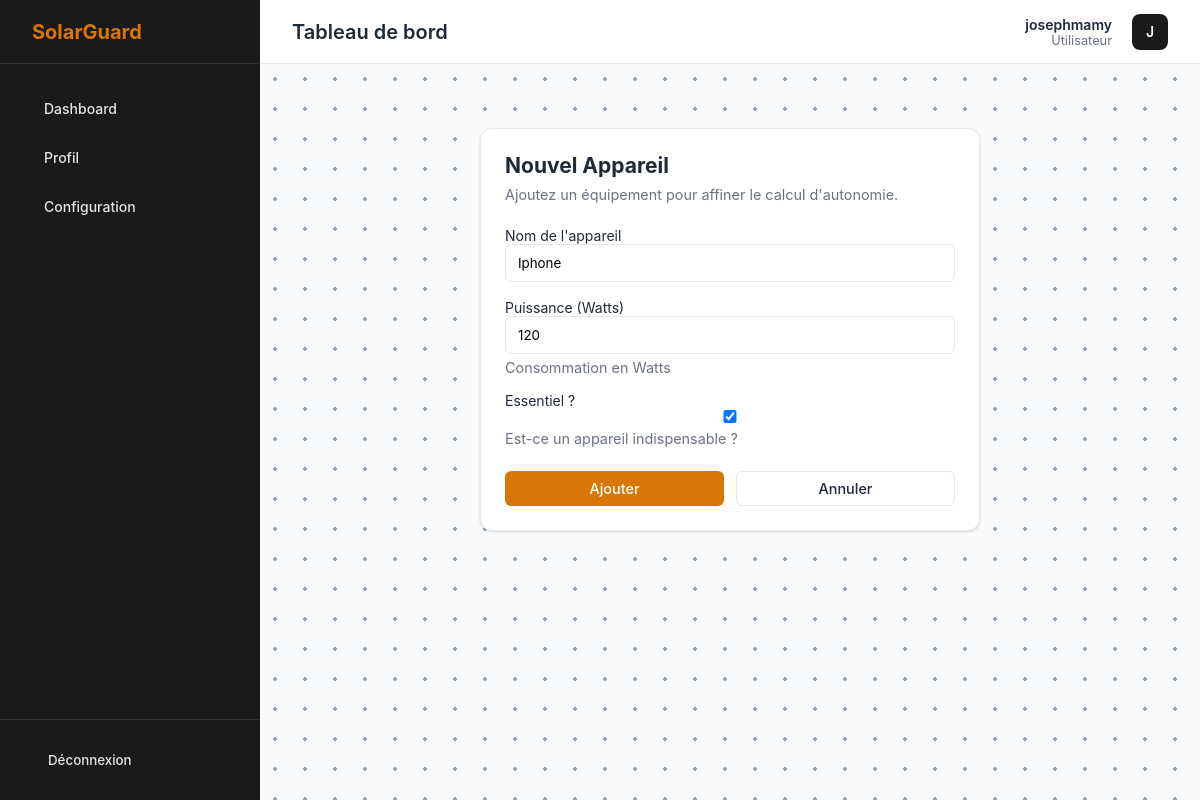
The app's page /appliance/1/edit/ (signed in) with its own data.
### core/models.py (models this page shows, shortened)
class Appliance(models.Model):
    user = models.ForeignKey(User, on_delete=models.CASCADE, related_name='appliances')
    name = models.CharField(max_length=100)
    power_w = models.IntegerField(help_text="Consommation en Watts")
    is_essential = models.BooleanField(default=False, help_text="Est-ce un appareil indispensable ?")

### core/views.py (the view)
# urls.py: path('appliance/<int:pk>/edit/', views.edit_appliance, name='edit_appliance'),
@login_required
def edit_appliance(request, pk):
    appliance = get_object_or_404(Appliance, pk=pk, user=request.user)
    if request.method == 'POST':
        form = ApplianceForm(request.POST, instance=appliance)
        if form.is_valid():
            form.save()
            return redirect('dashboard')
    else:
        form = ApplianceForm(instance=appliance)
    return render(request, 'core/add_appliance.html', {'form': form})

### core/forms.py
class ApplianceForm(forms.ModelForm):
    class Meta:
        model = Appliance
        fields = ['name', 'power_w', 'is_essential']
        labels = {
            'name': 'Nom de l\'appareil',
            'power_w': 'Puissance (Watts)',
            'is_essential': 'Essentiel ?',
        }

### core/templates/core/add_appliance.html (shortened to what this page needs)
{% extends 'base.html' %}
{% block content %}
<div class="card" style="max-width: 500px; margin: 2rem auto;">
    <h2 style="margin-bottom: 8px;">Nouvel Appareil</h2>
    <p class="text-muted" style="margin-bottom: 24px;">Ajoutez un équipement pour affiner le calcul d'autonomie.</p>
    <form method="post">
        {% for field in form %}
        <div style="margin-bottom: 16px;">
            <label for="{{ field.id_for_label }}">{{ field.label }}</label>
            {{ field }}
            {% if field.help_text %}
            <small class="text-muted" style="display: block; margin-top: 4px;">{{ field.help_text }}</small>
            {% endif %}
        </div>
        {% endfor %}
        <div style="display: flex; gap: 12px; margin-top: 24px;">
            <button type="submit" class="btn btn-primary" style="flex: 1;">Ajouter</button>
            <a href="{% url 'dashboard' %}" class="btn btn-outline" style="flex: 1;">Annuler</a>
        </div>
    </form>
</div>
{% endblock %}

### templates/base.html (shortened to what this page needs)
{% load static %}
<!DOCTYPE html>
<html lang="fr">
<head>
    <link href="{% static 'css/style.css' %}" rel="stylesheet">
</head>
<body>
    <div class="d-flex">
        {% block sidebar %}
        {% if user.is_authenticated %}
        <aside class="sidebar" id="sidebar">
            <div class="sidebar-logo" style="position: relative;">
                 SolarGuard
            </div>
            <ul class="sidebar-menu">
                <li>
                    <a href="{% url 'dashboard' %}"
                        class="sidebar-link {% if request.resolver_match.url_name == 'dashboard' %}active{% endif %}">
                         Dashboard
                    </a>
                </li>
                <li>
                    <a href="{% url 'profile' %}"
                        class="sidebar-link {% if request.resolver_match.url_name == 'profile' %}active{% endif %}">
                         Profil
                    </a>
                </li>
                <li>
                    <a href="{% url 'setup_system' %}"
                        class="sidebar-link {% if request.resolver_match.url_name == 'setup_system' %}active{% endif %}">
                         Configuration
                    </a>
                </li>
            </ul>
            <div class="sidebar-footer">
                <form action="{% url 'logout' %}" method="post">
                    <button type="submit" class="sidebar-link"
                        style="background:none; border:none; width:100%; cursor:pointer;">
                         Déconnexion
                    </button>
                </form>
            </div>
        </aside>
        {% endif %}
        {% endblock %}
        <div class="main-wrapper" {% if not user.is_authenticated %}style="margin-left:0; width:100%;" {% endif %}>
            {% if user.is_authenticated %}
            <header class="topbar">
                <div style="display:flex; align-items:center; gap:16px;">
                    <div class="page-title">{% block page_title %}Tableau de bord{% endblock %}</div>
                </div>
                <div class="user-menu">
                    <div style="text-align:right; margin-right:8px;">
                        <div style="font-weight:600;">{{ user.username }}</div>
                        <div style="font-size:0.8rem; color:var(--text-muted);">Utilisateur</div>
                    </div>
                    <div class="user-avatar">
                        {{ user.username|make_list|first|upper }}
                    </div>
                </div>
            </header>
            {% endif %}
            <div class="content-area">
                {% block content %}{% endblock %}
            </div>
        </div>
    </div>
</body>
</html>

### static/css/style.css (style rules this page uses)
:root { --primary: #d97706; --primary-bg: #fff7ed; --primary-hover: #b45309; --sidebar-bg: #1a1a1a; --sidebar-text: #e5e5e5; --sidebar-active: #d97706; --bg: #f3f4f6; --card-bg: #ffffff; --text: #1f2937; --text-muted: #6b7280; --border: #e5e7eb; --success: #15803d; --warning: #a16207; --danger: #dc2626; --font-family: 'Inter', -apple-system, BlinkMacSystemFont, "Segoe UI", Roboto, sans-serif; }
* { margin: 0; padding: 0; box-sizing: border-box; font-family: var(--font-family); }
body { background-color: var(--bg); color: var(--text); min-height: 100vh; display: flex; font-size: 14px; }
.d-flex { display: flex; width: 100%; min-height: 100vh; }
.sidebar { width: 260px; background-color: var(--sidebar-bg); color: var(--sidebar-text); display: flex; flex-direction: column; position: fixed; height: 100vh; left: 0; top: 0; z-index: 1000; }
.sidebar-logo { height: 64px; display: flex; align-items: center; padding: 0 24px; font-size: 1.25rem; font-weight: 700; color: var(--primary); border-bottom: 1px solid rgba(255, 255, 255, 0.1); }
.sidebar-menu { flex: 1; padding: 24px 16px; list-style: none; display: flex; flex-direction: column; gap: 8px; }
.sidebar-link { display: flex; align-items: center; gap: 12px; padding: 12px 16px; color: var(--sidebar-text); text-decoration: none; border-radius: 8px; font-weight: 500; transition: all 0.2s; }
.sidebar-footer { padding: 20px; border-top: 1px solid rgba(255, 255, 255, 0.1); }
.main-wrapper { flex: 1; margin-left: 260px; display: flex; flex-direction: column; width: calc(100% - 260px); }
.topbar { height: 64px; background: white; border-bottom: 1px solid var(--border); display: flex; align-items: center; justify-content: space-between; padding: 0 32px; position: sticky; top: 0; z-index: 900; }
.page-title { font-size: 1.25rem; font-weight: 600; color: var(--text); }
.user-menu { display: flex; align-items: center; gap: 12px; }
.user-avatar { width: 36px; height: 36px; border-radius: 8px; background-color: var(--sidebar-bg); color: white; display: flex; align-items: center; justify-content: center; font-weight: 600; }
.content-area { padding: 32px; flex: 1; background-color: #f8fafc; background-image: radial-gradient(#94a3b8 2px, transparent 2px); background-size: 30px 30px; animation: moveBackground 5s linear infinite; }
.card { background: white; border-radius: 12px; box-shadow: 0 1px 3px 0 rgba(0, 0, 0, 0.1), 0 1px 2px 0 rgba(0, 0, 0, 0.06); padding: 24px; margin-bottom: 24px; border: 1px solid var(--border); }
.btn { display: inline-flex; align-items: center; justify-content: center; padding: 8px 16px; border-radius: 6px; font-weight: 500; transition: all 0.2s; cursor: pointer; border: 1px solid transparent; text-decoration: none; font-size: 0.9rem; }
.btn-primary { background: var(--primary); color: white; }
.btn-outline { background: white; border: 1px solid var(--border); color: var(--text); }
input, select { width: 100%; padding: 10px 12px; border-radius: 6px; border: 1px solid var(--border); margin-bottom: 1px; }
.text-muted { color: var(--text-muted); font-size: 0.9rem; }
.card { animation: fadeInUp 0.6s ease-out forwards; opacity: 0; }
.btn-primary { position: relative; overflow: hidden; }
.btn-primary::after { content: ''; position: absolute; top: 50%; left: 50%; width: 0; height: 0; background: rgba(255, 255, 255, 0.2); border-radius: 50%; transform: translate(-50%, -50%); transition: width 0.6s ease, height 0.6s ease; }

### records on screen
Appliance: form "Iphone" "120" "☑"

### other values on screen
{{ user.username }} "josephmamy"
{{ user.username|make_list|first|upper }} "J"
{{ field.label }} "Nom de l'appareil" "Puissance (Watts)" "Essentiel ?"
{{ field.help_text }} "Consommation en Watts" "Est-ce un appareil indispensable ?"
